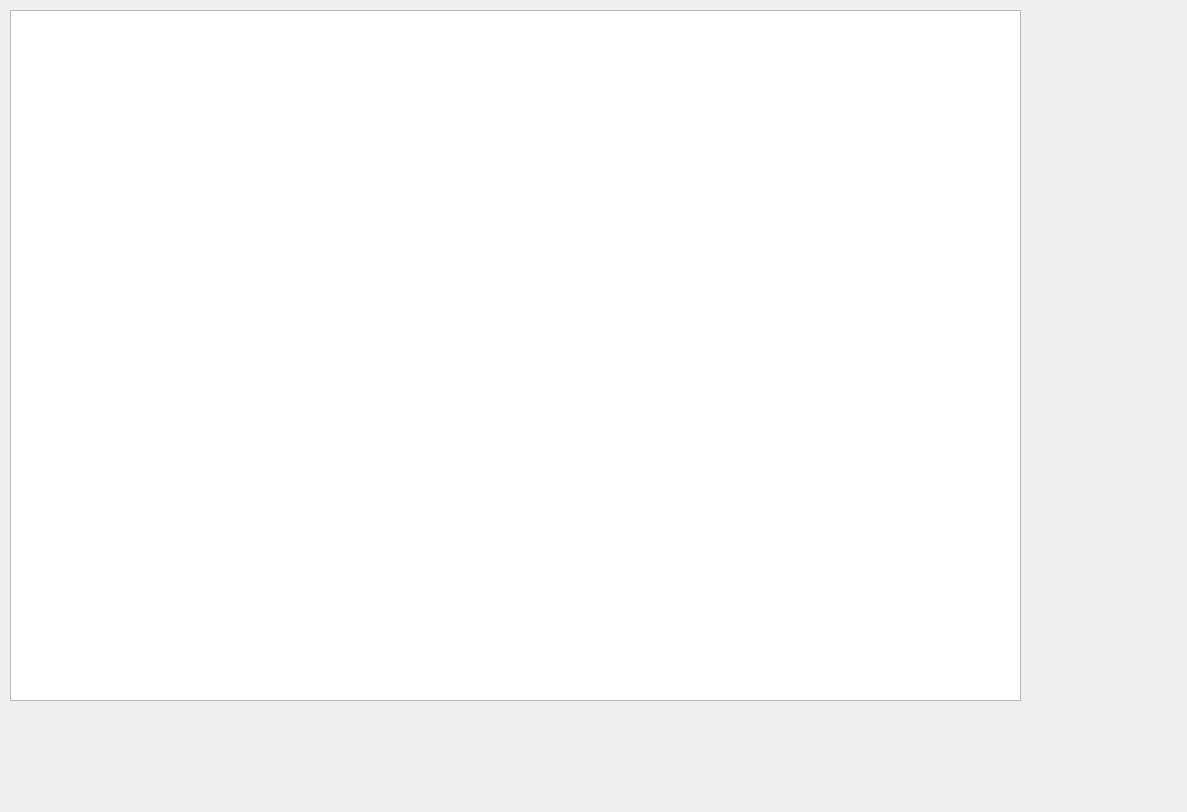
<?xml version="1.0" encoding="UTF-8"?>
<ui version="4.0">
 <class>cebsSahtForm</class>
 <widget class="QWidget" name="cebsSahtForm">
  <property name="geometry">
   <rect>
    <x>0</x>
    <y>0</y>
    <width>1187</width>
    <height>812</height>
   </rect>
  </property>
  <property name="windowTitle">
   <string>板孔激活</string>
  </property>
  <widget class="QTextBrowser" name="textBrowser">
   <property name="geometry">
    <rect>
     <x>10</x>
     <y>10</y>
     <width>1011</width>
     <height>691</height>
    </rect>
   </property>
  </widget>
 </widget>
 <resources/>
 <connections/>
</ui>
